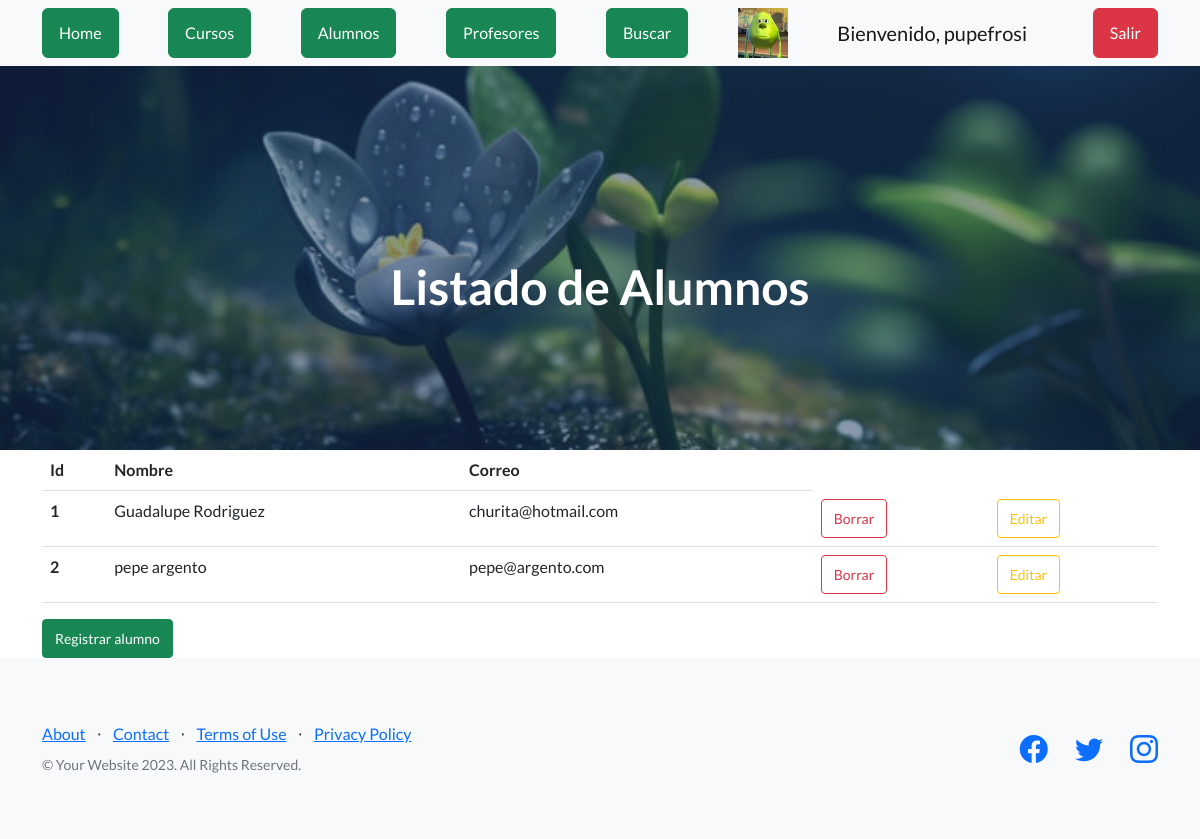
The page /AppCoder/ver_alumnos (signed in) on the database as committed earlier.
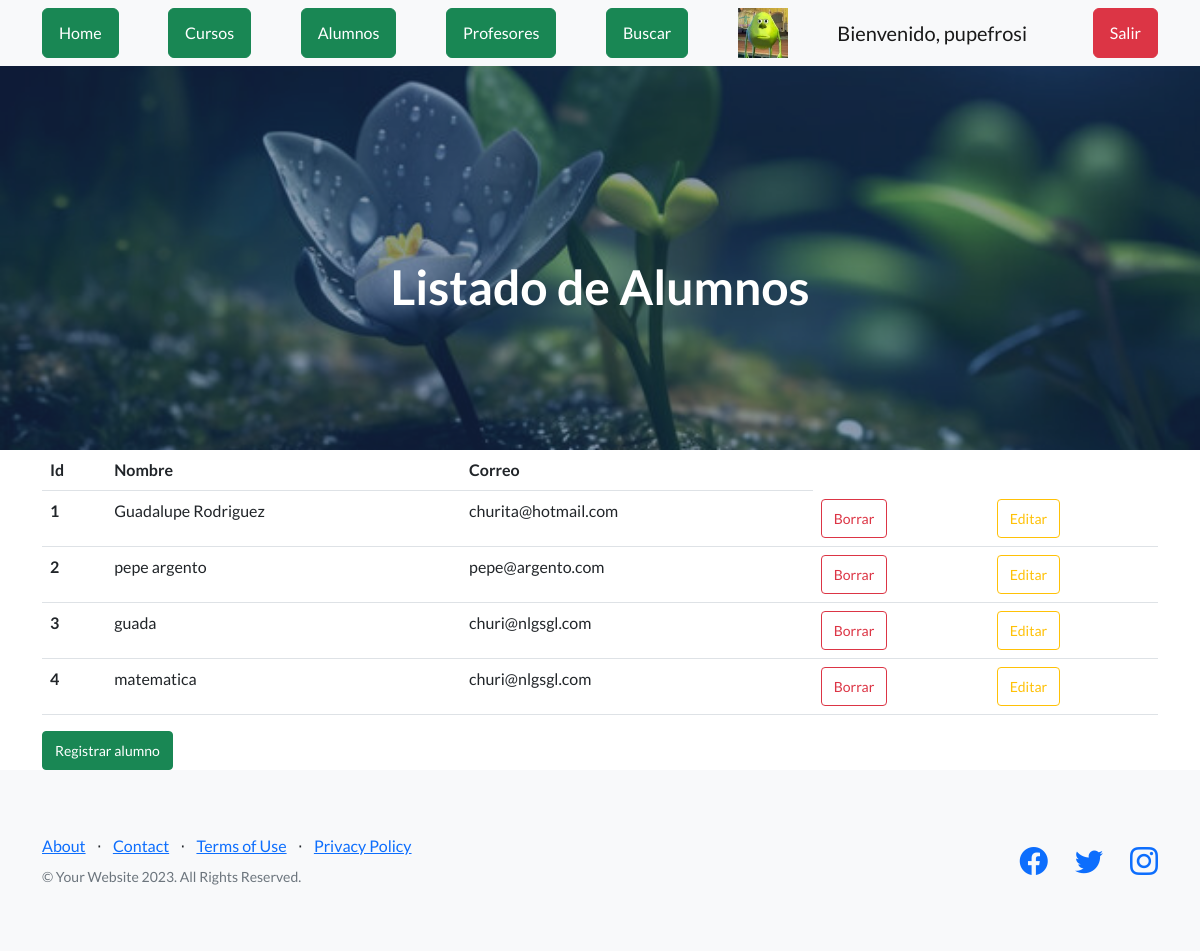
The same page on the database as committed later.
### AppCoder/models.py (models this page shows, shortened)
class Alumno(models.Model):
    nombre = models.CharField(max_length=100)
    correo = models.EmailField()

### AppCoder/views.py (the view)
# urls.py: path("ver_alumnos", views.ver_alumnos, name="alumnos"),
def ver_alumnos(request):
    alumnos = Alumno.objects.all()
    avatares = Avatar.objects.filter(user=request.user.id)
    return render(request, 'alumnos.html', {"alumnos": alumnos, 'url': avatares[0].imagen.url if avatares.exists() else None})

### AppCoder/template/alumnos.html (shortened to what this page needs)
{% extends 'padre.html' %}
{% load static %}
{% block h1 %} Listado de Alumnos {% endblock %}
{% block contenido %}
    <main class="container-lg">
        <div>
            <table class ="table">
                <thead>
                    <th>Id</th>
                    <th>Nombre</th>
                    <th>Correo</th>
                </thead>
                <tbody>
                    {% for n in alumnos %}
                    <tr>
                        <th scope="row">{{n.id}}</th>
                        <td>{{n.nombre}}</td>
                        <td>{{n.correo}}</td>
                        {% if request.user.is_authenticated %}
                        <td><a href="{% url 'eliminar_alumno' n.id %}" class="btn btn-outline-danger btn-sm">Borrar</a></td>
                        <td><a href="{% url 'editar_alumno' n.id %}" class="btn btn-outline-warning btn-sm">Editar</a></td>
                        {% endif %}
                    </tr>
                    {% endfor %}
                </tbody>
            </table>
            <a class="btn btn-success btn-sm" href="{% url 'alta_alumno' %}">Registrar alumno</a>
        </div>
    </main>
{% endblock %}

Rows that differ between the two databases and show on the page:
added Alumno: id "3", nombre "guada", correo "churi@nlgsgl.com"
added Alumno: id "4", nombre "matematica", correo "churi@nlgsgl.com"
